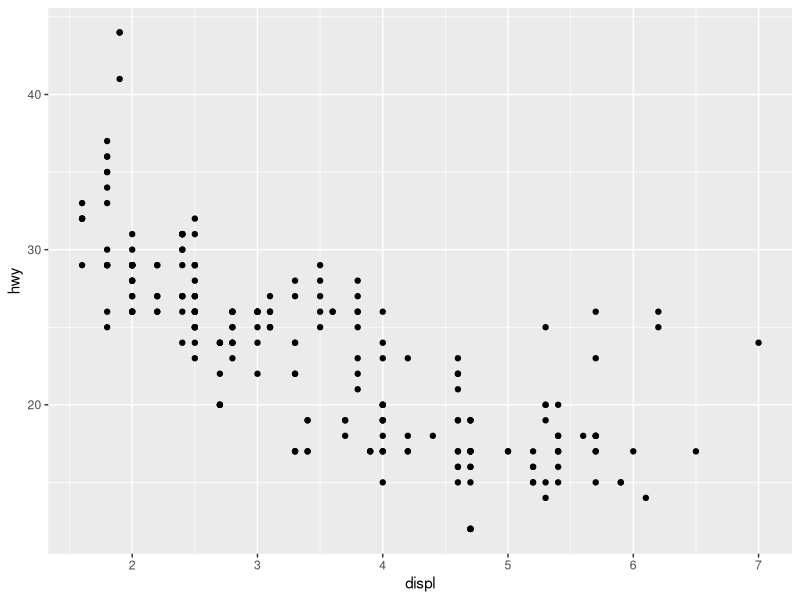
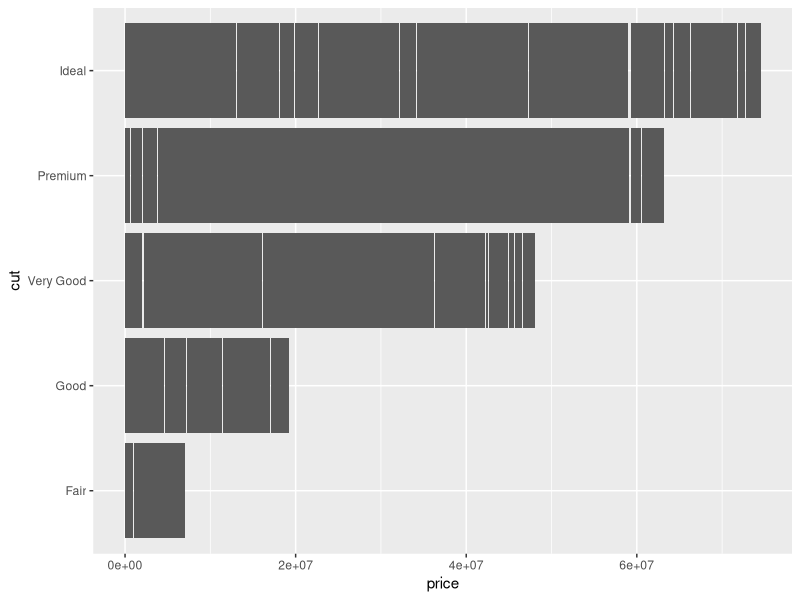
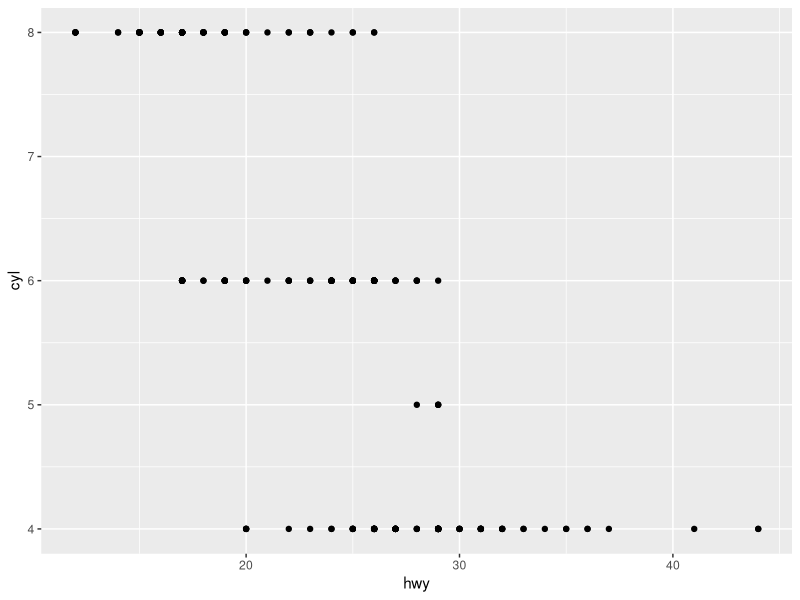

Reproduce these figures in R, in order.

# Visualização de dados ---------------------------------------------------

# Para tabalhar com gráficos iremos utilizar o pacote ggplot2 presente no 
# meta pacote tidyverse.



# Carregando o pacote: ----------------------------------------------------

library(tidyverse)

mpg

# Plotando um gráfico: ----------------------------------------------------

ggplot(data = mpg)+
  geom_point(mapping = aes(x = displ, y = hwy))



# Modelo exemplar de um gráfico no ggplot2 --------------------------------
# 
# ggplot(data = <DATA>) + 
#   <GEOM_FUNCTION>(mapping = aes(<MAPPINGS>))



# Plotando outro gráfico --------------------------------------------------

diamonds


ggplot(data = diamonds)+
  geom_col(mapping = aes(x = cut, y = price))+
  coord_flip()



ggplot(data = mpg)+
  geom_point(mapping = aes(x = hwy, y = cyl))
